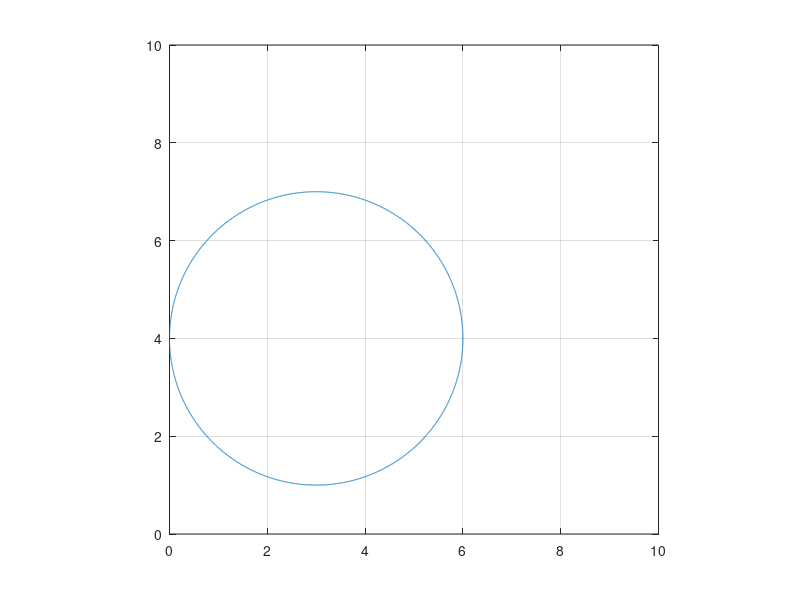

This figure's MATLAB source:
clear all;
clear all;
clc;

theta=[0:0.001:2*pi];
R=3;

x0=3; y0=4; 

x=x0+R*cos(theta);
y=y0+R*sin(theta);

plot(x,y); axis([0 10 0 10]); axis equal; grid on;
